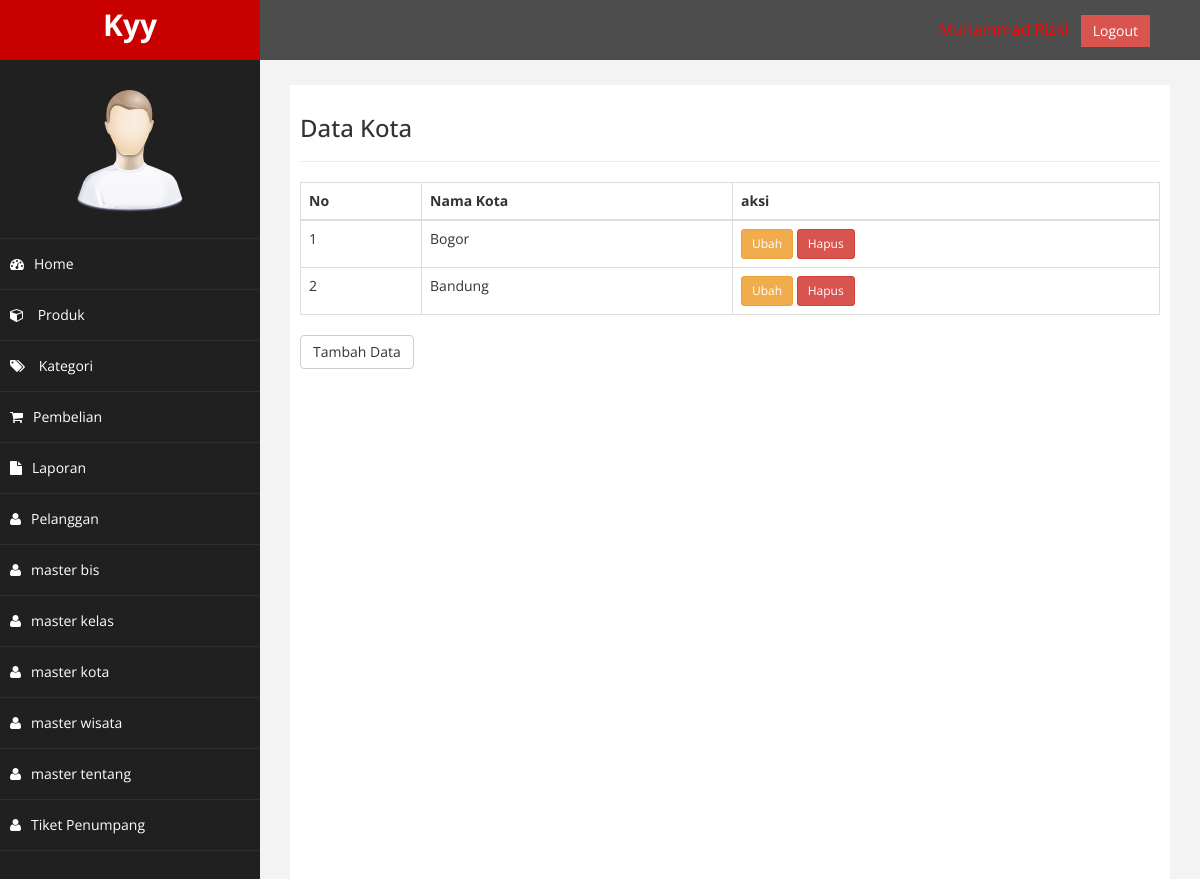
The app's page /admin/index.php?halaman=kota (signed in), older data.
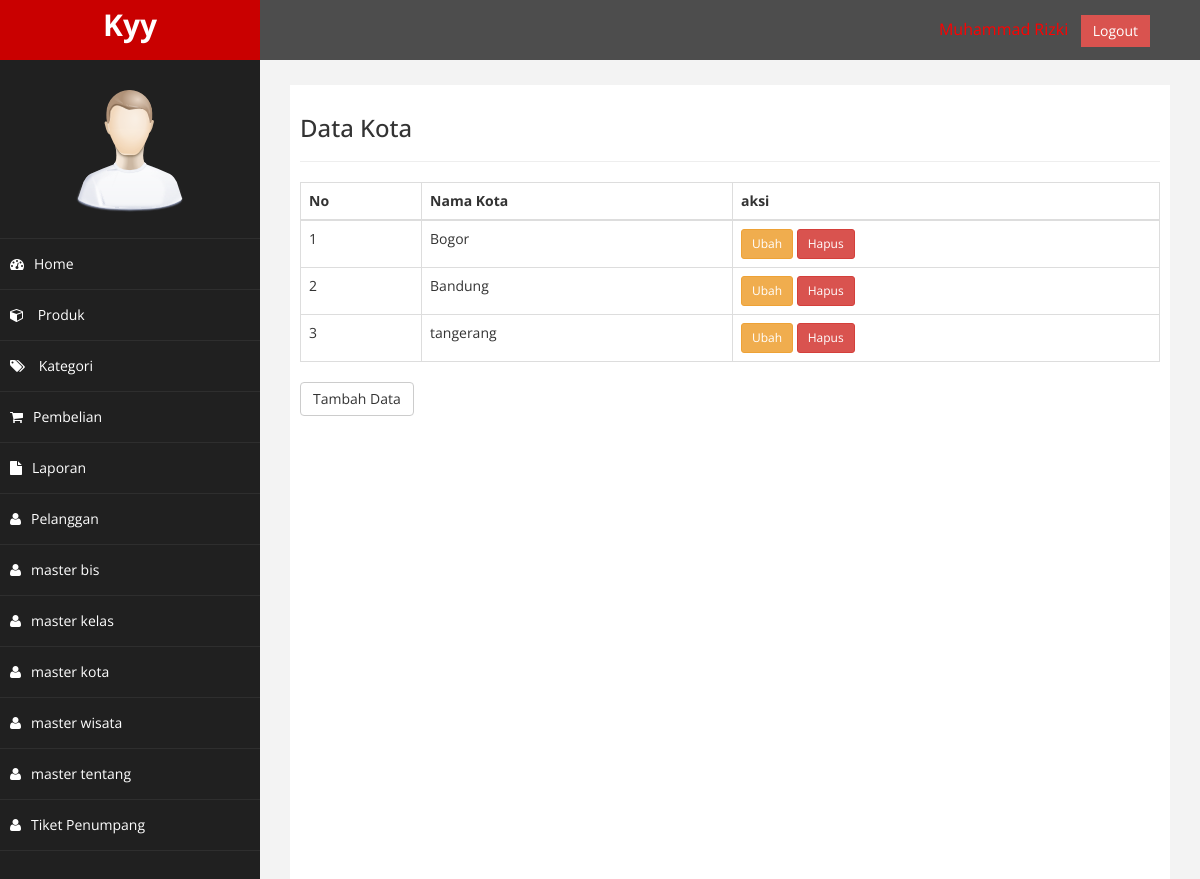
The same page, newer data.
### tables this page shows
CREATE TABLE `master_kota` (
  `id` int(11) NOT NULL,
  `nama_kota` varchar(255) NOT NULL
);

### admin/kota.php (the view)
<h3>Data Kota</h3>
<hr>
<?php
$semuadata = array();
$ambil = $koneksi->query("SELECT * FROM master_kota");
while ($tiap = $ambil->fetch_assoc()) {
    $semuadata[] = $tiap;
}
?>
<table class="table table-bordered">
    <thead>
        <tr>
            <th>No</th>
            <th>Nama Kota</th>
            <th>aksi</th>
        </tr>
    </thead>
    <tbody>
        <?php foreach ($semuadata as $key => $value) : ?>
            <tr>
                <td><?php echo $key + 1 ?></td>
                <td><?php echo $value["nama_kota"] ?></td>
                <td>
                    <a href="index.php?halaman=ubahkota&id=<?php echo $value['id']; ?>" class="btn btn-warning btn-sm">Ubah</a>
                    <a href="index.php?halaman=hapuskota&id=<?php echo $value['id']; ?>" class="btn btn-danger btn-sm">Hapus</a>
                </td>
            </tr>
        <?php endforeach ?>
    </tbody>
</table>
<a href="index.php?halaman=tambahkota" class="btn btn-default">Tambah Data</a>

Row changes from the older to the newer data that the page shows:
added master_kota: nama_kota "tangerang"
